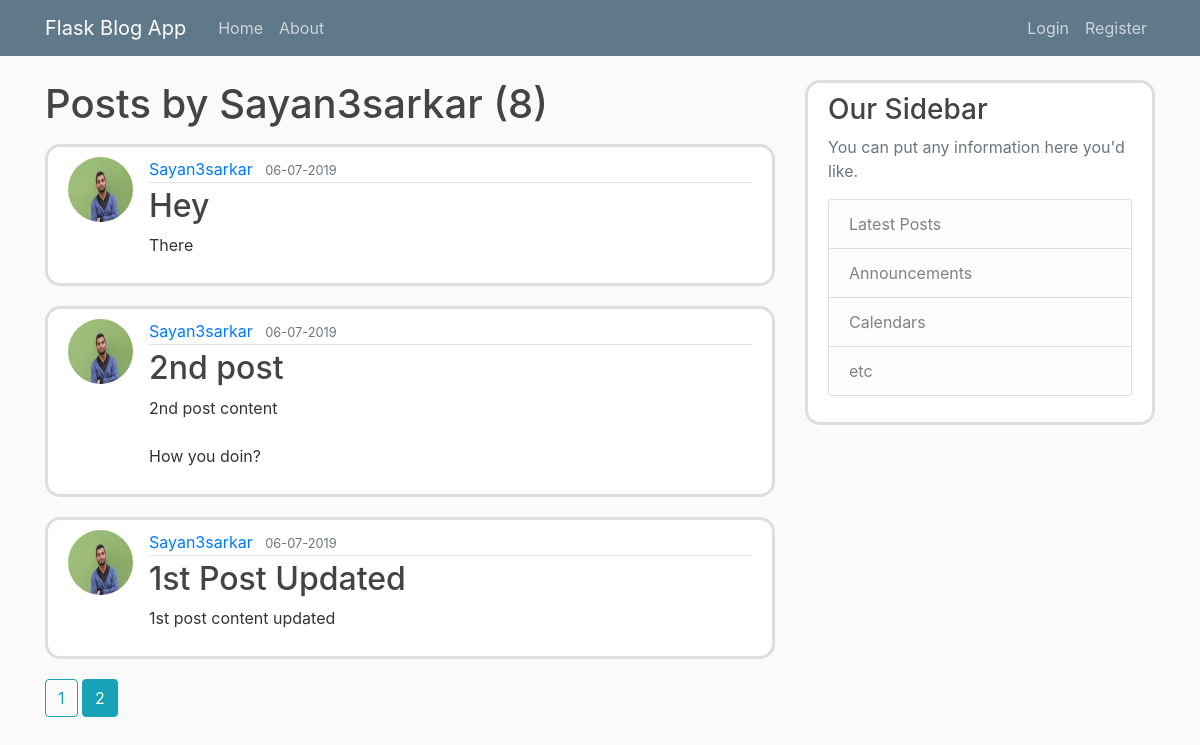
/user/Sayan3sarkar?page=2, run on an earlier commit of the app's database.
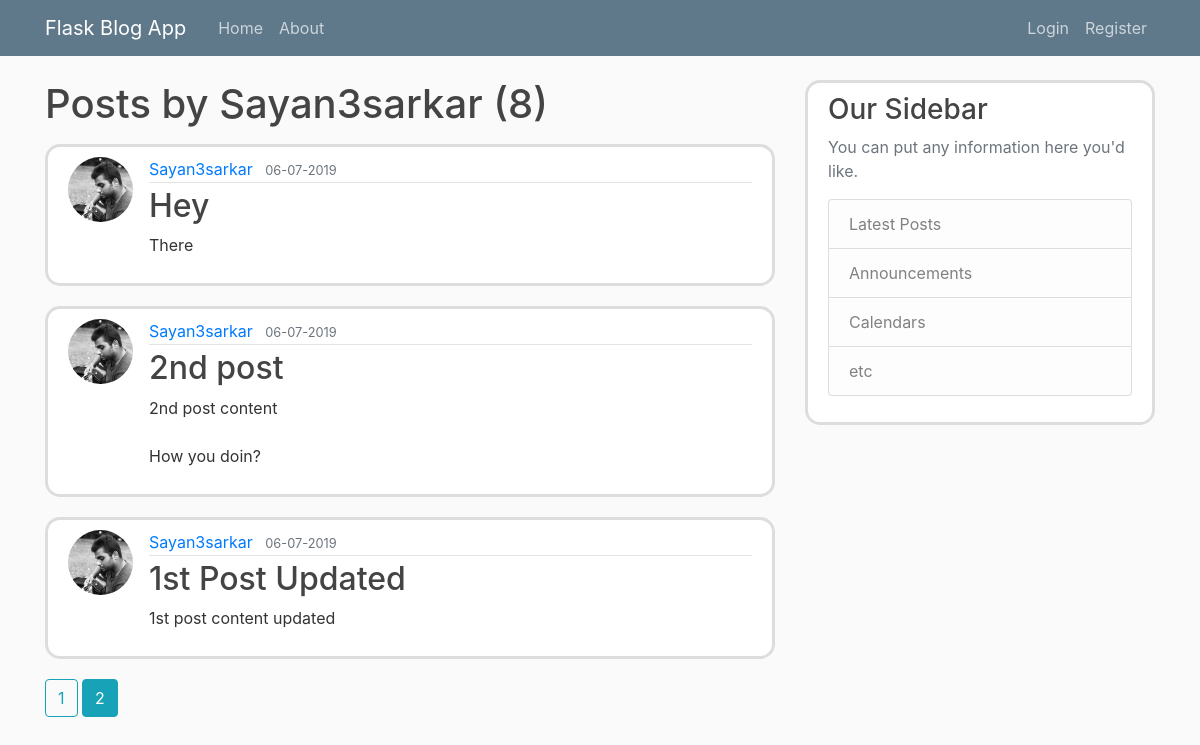
And on a later commit of the database.
### flaskblog/models.py (models this page shows, shortened)
class Post(db.Model):
	id = db.Column(db.Integer, primary_key = True)
	title = db.Column(db.String(100), nullable = False)
	date_posted = db.Column(db.DateTime, nullable = False, default = datetime.utcnow)
	content = db.Column(db.Text, nullable = False)
	user_id = db.Column(db.Integer, db.ForeignKey('user.id'), nullable = False) #Here 'user.id' represents 'id'

class User(db.Model, UserMixin):
    id = db.Column(db.Integer, primary_key=True)
    username = db.Column(db.String(20), unique=True, nullable=False)
    email = db.Column(db.String(120), unique=True, nullable=False)
    image_file = db.Column(db.String(20), nullable=False, default='default.jpg')
    password = db.Column(db.String(60), nullable=False)
    posts = db.relationship('Post', backref='author', lazy=True)

### flaskblog/users/routes.py (the view)
@users.route('/user/<string:username>')
def user_posts(username):
	page = request.args.get('page', 1, type=int)
	user = User.query.filter_by(username=username).first_or_404()
	posts = Post.query.filter_by(author=user).order_by(Post.date_posted.desc()).paginate(page=page, per_page=5)
	return render_template('user_posts.html', posts = posts, user=user)

### flaskblog/templates/user_posts.html
{% extends "layout.html" %}
{% block content %}
    <h1 class=mb-3>Posts by {{ user.username }} ({{ posts.total }})</h1>
    {% for post in posts.items %}
        <article class="media content-section">
          <img class="rounded-circle article-img" src="{{ url_for('static', filename='profile_pics/' + post.author.image_file) }}">
          <div class="media-body">
            <div class="article-metadata">
              <a class="mr-2" href="{{ url_for('users.user_posts', username=post.author.username) }}">{{ post.author.username }}</a>
              <small class="text-muted">{{ post.date_posted.strftime('%d-%m-%Y') }}</small>
            </div>
            <h2><a class="article-title" href="{{ url_for('posts.post', post_id=post.id) }}">{{ post.title }}</a></h2>
            <p class="article-content">{{ post.content }}</p>
          </div>
        </article>
    {% endfor %}
    {% for page_num in posts.iter_pages(left_edge=1, right_edge=1, left_current=1, right_current=2) %}
		{% if page_num %}
			{% if posts.page == page_num %}
				<a class="btn btn-info mb-4" href="{{ url_for('users.user_posts', username=user.username, page=page_num) }}">{{ page_num }}</a>
			{% else %}
				<a class="btn btn-outline-info mb-4" href="{{ url_for('users.user_posts', username=user.username, page=page_num) }}">{{ page_num }}</a>
			{% endif%}
		{% else %}
			...
		{% endif %}
    {% endfor %}
{% endblock content %}

What changed in the data, as far as the page shows it:
changed through a linked row, Post "Hey": image_file: a different picture
changed through a linked row, Post "2nd post": image_file: a different picture
changed through a linked row, Post "1st Post Updated": image_file: a different picture
